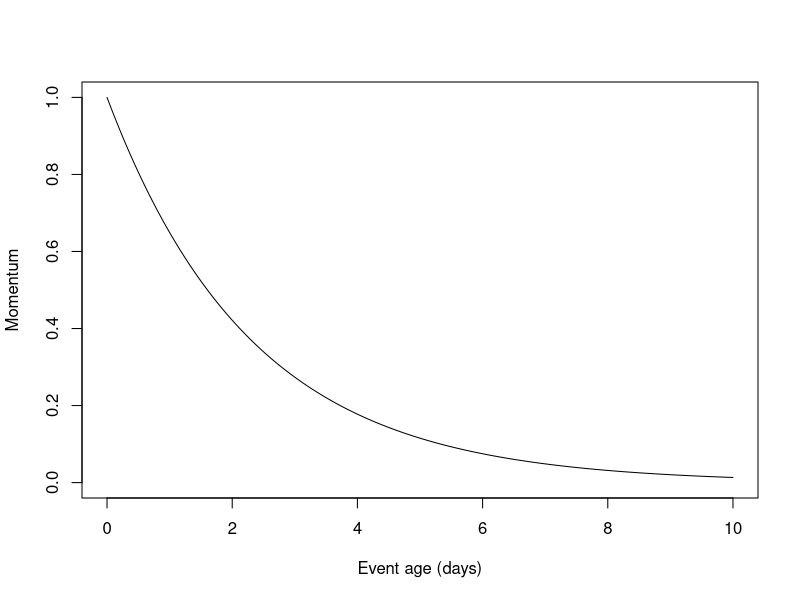
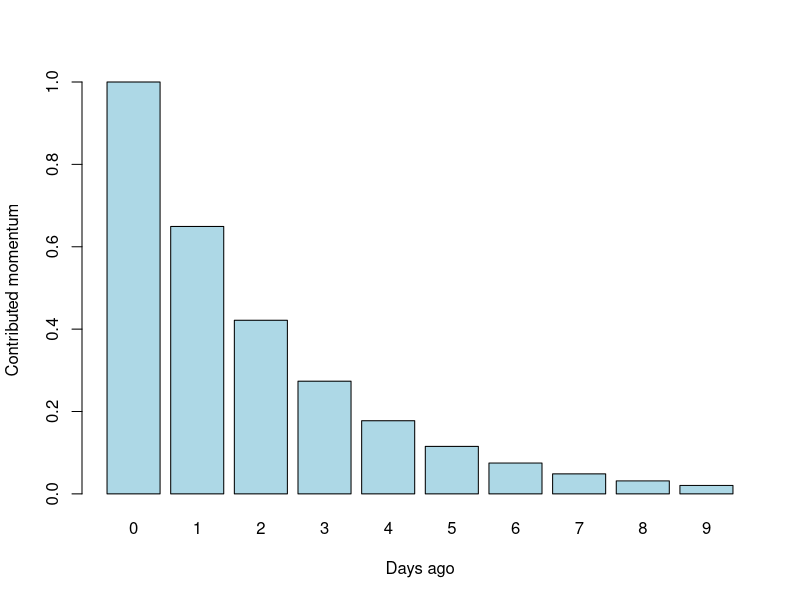
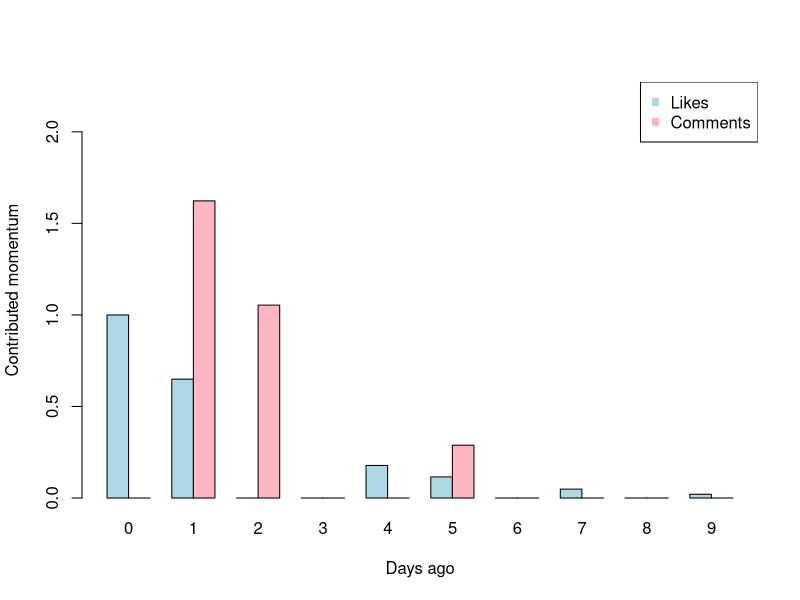
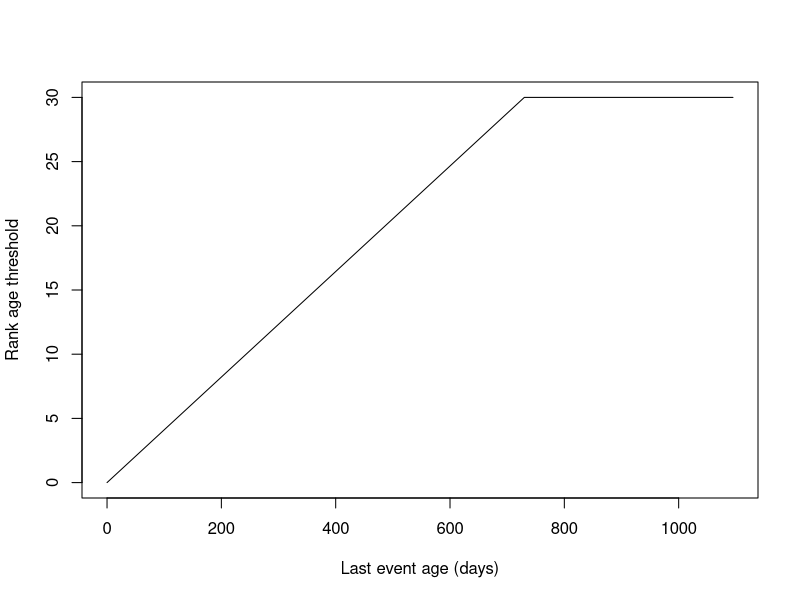

These charts were generated, in order, by the following R code:
## ---- chunk 1
daysToSeconds <- function(seconds) { seconds * 60 * 60 * 24 }
secondsToDays <- function(seconds) { seconds / 60 / 60 / 24 }

colorLikes = "lightblue"
colorComments = "lightpink"

likeMomentumDecayFactor <- .000005
likeWeight <- 1

commentMomentumDecayFactor <- .000005
commentWeight <- 2.5

maxThresholdDays <- 30
thresholdDecayPeriodDays <- 730
## ---- chunk 2
eventAge <- seq.int(0, 10 * 24 * 60 * 60)
momentum <- likeWeight * ((1 - likeMomentumDecayFactor) ^ eventAge)
df <- data.frame(secondsToDays(eventAge), momentum)
plot(df,
    xlab = "Event age (days)",
    ylab = "Momentum",
    type = 'l',
    ylim = c(0, max(momentum))
)
## ---- chunk 3

timeFrame <- 10 * 24 * 60 * 60
eventAge <- seq.int(0, timeFrame)

likeEvents <- c(
    0,
    1 * 24 * 60 * 60,
    2 * 24 * 60 * 60,
    3 * 24 * 60 * 60,
    4 * 24 * 60 * 60,
    5 * 24 * 60 * 60,
    6 * 24 * 60 * 60,
    7 * 24 * 60 * 60,
    8 * 24 * 60 * 60,
    9 * 24 * 60 * 60
)

momentumAt <- function(eventAge) {
    likeWeight * ((1 - likeMomentumDecayFactor) ^ eventAge)
}

barplot(
    momentumAt(likeEvents),
    names.arg = secondsToDays(likeEvents),
    xlab = "Days ago",
    ylab = "Contributed momentum",
    col = c(colorLikes)
)
## ---- chunk 4

timeFrame <- 10 * 24 * 60 * 60
eventAge <- seq.int(0, timeFrame)

instants <- c(
    0,
    1 * 24 * 60 * 60,
    2 * 24 * 60 * 60,
    3 * 24 * 60 * 60,
    4 * 24 * 60 * 60,
    5 * 24 * 60 * 60,
    6 * 24 * 60 * 60,
    7 * 24 * 60 * 60,
    8 * 24 * 60 * 60,
    9 * 24 * 60 * 60
)

likeEvents <- c(
    0,
    1 * 24 * 60 * 60,
    4 * 24 * 60 * 60,
    5 * 24 * 60 * 60,
    7 * 24 * 60 * 60,
    9 * 24 * 60 * 60
)

commentEvents <- c(
    1 * 24 * 60 * 60,
    5 * 24 * 60 * 60,
    2 * 24 * 60 * 60
)

likesMomentumAt <- function(eventAge) {
    ifelse(eventAge %in% likeEvents,
        likeWeight * ((1 - likeMomentumDecayFactor) ^ eventAge),
        0
    )
}

commentsMomentumAt <- function(eventAge) {
    ifelse(eventAge %in% commentEvents,
        commentWeight * ((1 - commentMomentumDecayFactor) ^ eventAge),
        0
    )
}

barplot(
    rbind(likesMomentumAt(instants), commentsMomentumAt(instants)),
    beside = TRUE,
    names.arg = secondsToDays(instants),
    xlab = "Days ago",
    ylab = "Contributed momentum",
    col = c(colorLikes, colorComments),
    ylim = c(0, max(likesMomentumAt(instants) + commentsMomentumAt(instants)))
)

legend(
    "topright",
    legend = c("Likes", "Comments"),
    pch = 15,
    col = c(colorLikes, colorComments),
)
## ---- chunk 5
eventAgeDays <- seq.int(0, thresholdDecayPeriodDays * 1.5)

rankAgeThreshold <- function(days) {
    rankAgeThreshold <- days * maxThresholdDays / thresholdDecayPeriodDays
    ifelse(rankAgeThreshold > maxThresholdDays, maxThresholdDays, rankAgeThreshold)
}

df <- data.frame(eventAgeDays, rankAgeThreshold(eventAgeDays))
plot(df,
    xlab = "Last event age (days)",
    ylab = "Rank age threshold",
    type = 'l'
)
